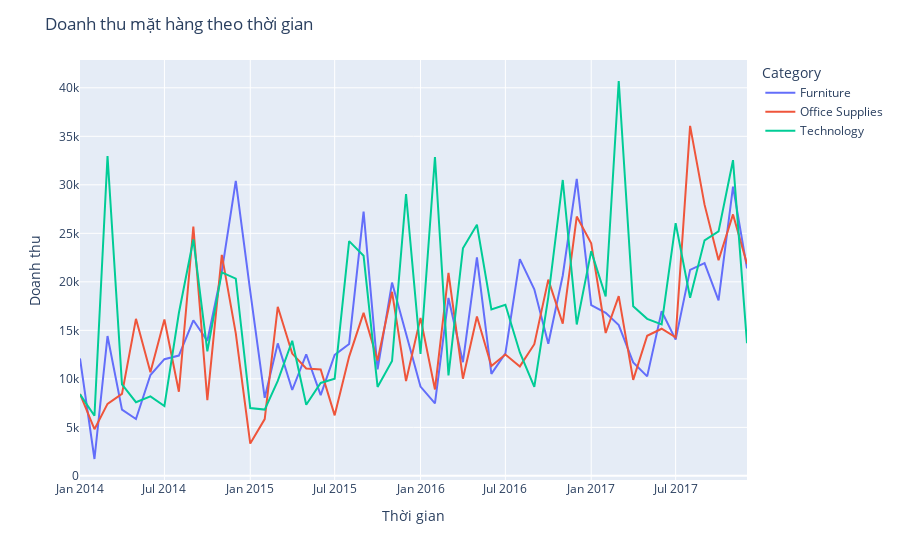

Notebook source saved alongside this figure:
### Code cell
cate_sales_datetime = df.groupby(['Category','Order Date'])['Sales'].sum().reset_index() 
cate_sales_datetime = cate_sales_datetime.set_index('Order Date')
cate_sales_datetime = cate_sales_datetime.groupby('Category')['Sales'].resample('MS').sum().reset_index()

fig_cate_datetime = px.line(cate_sales_datetime,x='Order Date',y='Sales',color='Category')
fig_cate_datetime.update_layout(
    title = 'Doanh thu mặt hàng theo thời gian',
    xaxis_title = 'Thời gian',
    yaxis_title = 'Doanh thu'
)
fig_cate_datetime.show()
